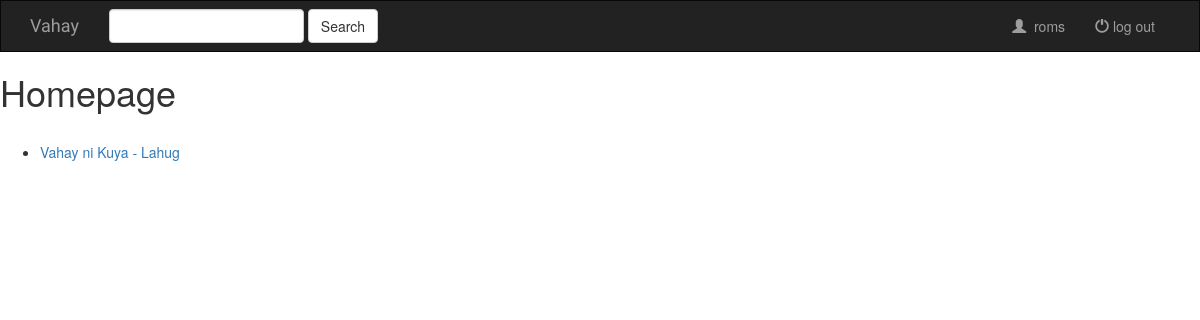
The page / (signed in) on the database as committed earlier.
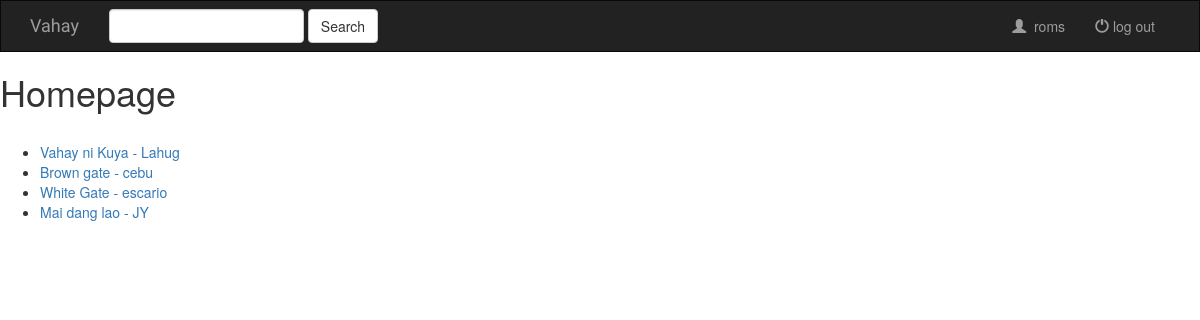
The same page on the database as committed later.
### vahay/models.py (models this page shows, shortened)
class Vahay(models.Model):
	owner = models.ForeignKey(User, on_delete=models.CASCADE)
	name = models.CharField(max_length=255)
	rent_range = models.CharField(max_length=100)
	category = models.CharField(max_length=100)
	contact_details = models.CharField(max_length=100)
	rating = models.IntegerField(default=0)
	location = models.CharField(max_length=255)
	available = models.BooleanField(default=1)
	def __str__(self):
		return self.name + " - " + self.location

### vahaysite/views.py (the view, shortened to what this page needs)
# urls.py: 2. Add a URL to urlpatterns:  url(r'^$', views.home, name='home')
def home(request):
	all_vahay = Vahay.objects.all()
	context={
		'all_vahay': all_vahay
	}
	if request.user.is_authenticated:
		return render(request, 'homepage.html', context=context)

### vahaysite/templates/homepage.html
{% extends 'base.html' %}
{% block body %}
	<h1>Homepage</h1><br>
	<ul>
		{% for vahay in all_vahay %}
			<li><a href="{% url 'vahay:vahay_details' vahay.pk %}">{{ vahay }}</a></li>
		{% endfor %}
	</ul>
{% endblock %}

Rows that differ between the two databases and show on the page:
added Vahay: name+location "Brown gate - cebu"
added Vahay: name+location "White Gate - escario"
added Vahay: name+location "Mai dang lao - JY"
